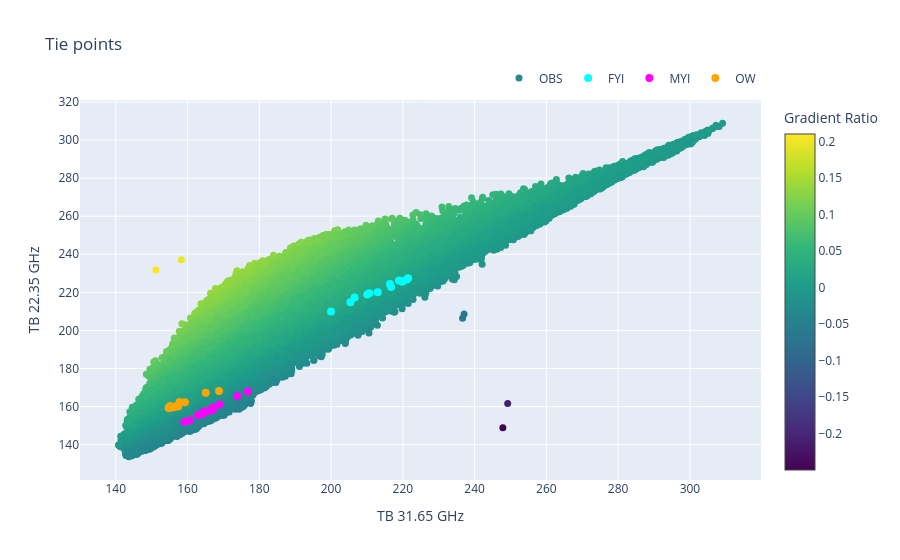

Source (notebook cell):
### Code cell
plot_tiepoints(20)

### Figure 1 — Plotly figure (JSON) as saved in the notebook; plotly's stock layout.template omitted (floating-point values rounded to 4 significant figures; data arrays with more than 128 entries replaced by an {"elided": "..."} marker saying what was removed)
{"data": [{"marker": {"color": {"elided": "69225 float values"}, "colorbar": {"title": {"text": "Gradient Ratio"}}, "colorscale": [[0, "#440154"], [0.1111, "#482878"], [0.2222, "#3e4989"], [0.3333, "#31688e"], [0.4444, "#26828e"], [0.5556, "#1f9e89"], [0.6667, "#35b779"], [0.7778, "#6ece58"], [0.8889, "#b5de2b"], [1, "#fde725"]], "showscale": true, "size": 7}, "mode": "markers", "name": "OBS", "type": "scatter", "x": {"elided": "69225 float values"}, "y": {"elided": "69225 float values"}}, {"marker": {"color": "cyan", "size": 8}, "mode": "markers", "name": "FYI", "type": "scatter", "x": [206.6, 210.1, 213.0, 216.7, 219.8, 221.5, 221.1, 219.7, 218.9, 216.4, 210.7, 205.4, 200.0], "y": [217.3, 218.9, 220.0, 222.7, 225.5, 227.4, 226.7, 226.0, 226.2, 224.4, 219.5, 214.8, 209.9]}, {"marker": {"color": "magenta", "size": 8}, "mode": "markers", "name": "MYI", "type": "scatter", "x": [173.8, 164.3, 159.1, 162.9, 164.1, 167.1, 168.9, 165.6, 164.6, 164.7, 160.6, 167.0, 176.8], "y": [165.5, 156.7, 151.9, 155.4, 156.1, 159.4, 161.0, 157.6, 157.0, 157.3, 152.7, 158.1, 167.9]}, {"marker": {"color": "orange", "size": 8}, "mode": "markers", "name": "OW", "type": "scatter", "x": [168.8, 159.3, 155.5, 154.9, 155.9, 157.0, 157.5, 157.1, 155.8, 154.7, 155.2, 157.8, 165.1], "y": [168.1, 162.2, 159.6, 159.3, 159.8, 160.2, 160.1, 160.1, 159.5, 159.3, 160.2, 162.4, 167.3]}], "layout": {"legend": {"orientation": "h", "x": 1, "xanchor": "right", "y": 1.02, "yanchor": "bottom"}, "title": {"text": "Tie points"}, "xaxis": {"title": {"text": "TB 31.65 GHz"}}, "yaxis": {"title": {"text": "TB 22.35 GHz"}}}}
